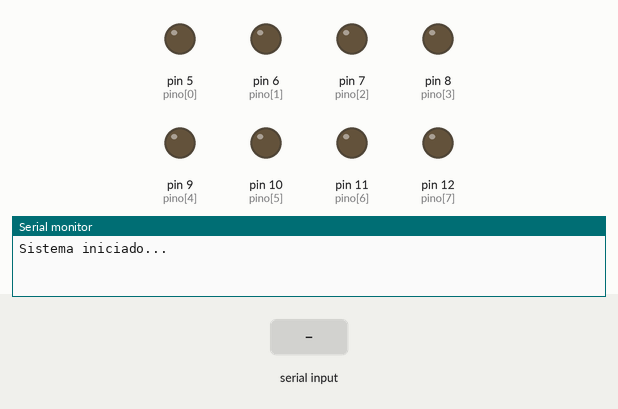
This sketch was run on a simulated Arduino Uno, built with avr-gcc and run on an emulated ATmega328P. Parts: output pins drawn as LEDs (lit = HIGH), the last lines printed to the serial monitor. Inputs (shaded band) come from the test bench.

Above: at 1.2 s.
1.3 s: "1\n" received over Serial
At 2.3 s:
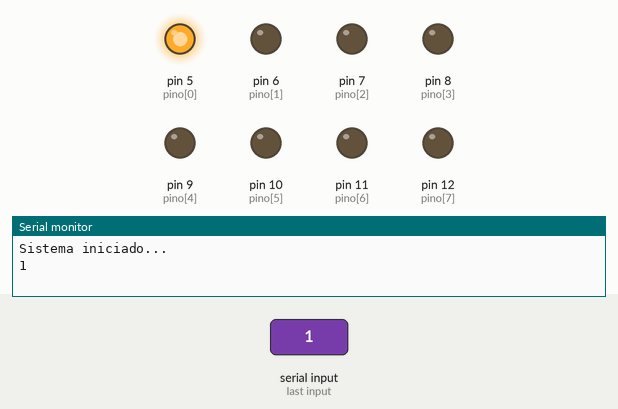
2.8 s: "0\n" received over Serial
At 3.5 s:
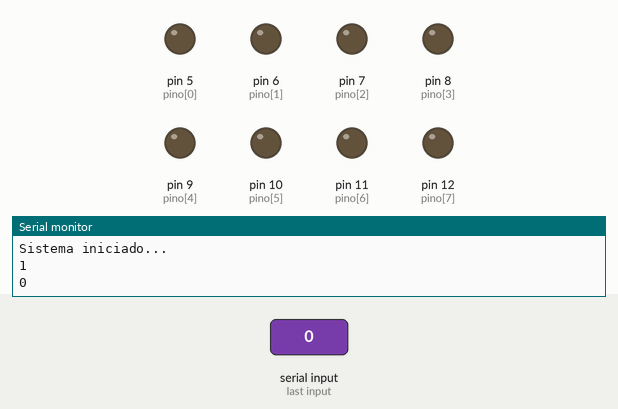
Timing chart, 0 to 5.8 s (numbered marks = the images above; inputs shaded):
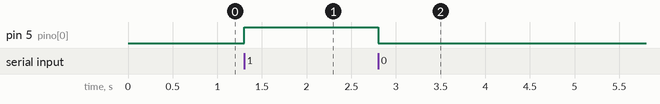

The sketch:

Solenoides.ino
```cpp
int pino[] = {5,6,7,8,9,10,11,12};

byte input = 0;
boolean stringComplete = false;
int pos = 0;

void setup() {
  Serial.begin(9600);

  for (int i=0; i<=7; i++) {
    pinMode(pino[i], OUTPUT);
    digitalWrite(pino[i], LOW);
  }

  Serial.println("Sistema iniciado...");
}

void loop() {
  if (stringComplete) {
   Serial.println(input,BIN);
    for (int i=0; i<=7; i++) digitalWrite(pino[i], bitRead(input, i));
    stringComplete = false;
  }
}

void serialEvent() {
  while (Serial.available()) {
   char inChar = (char)Serial.read();

    if (inChar == 48) {
      bitClear(input, pos);
      pos++;
    }

    if (inChar == 49) {
      bitSet(input, pos);
      pos++;
    }

    if (inChar == '\n') {
      stringComplete = true;
      pos = 0;
    }

  }
}
```

Measured:
- after the input at 1.3 s, pin 5 (pino[0]): LOW → HIGH at once
- after the input at 2.8 s, pin 5 (pino[0]): HIGH → LOW at once
